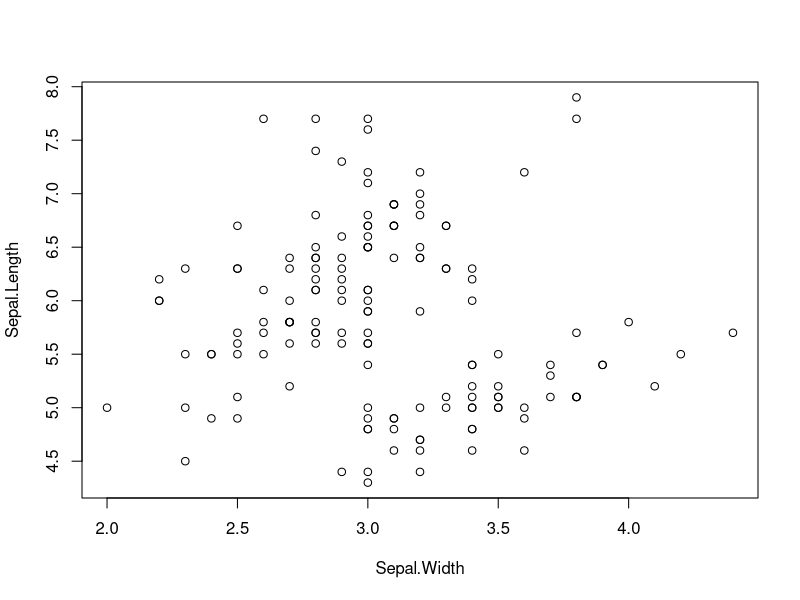
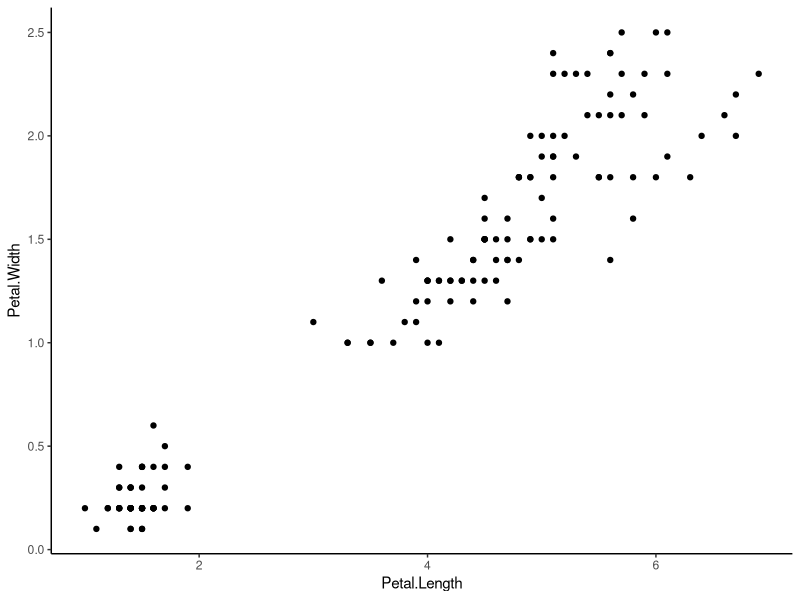
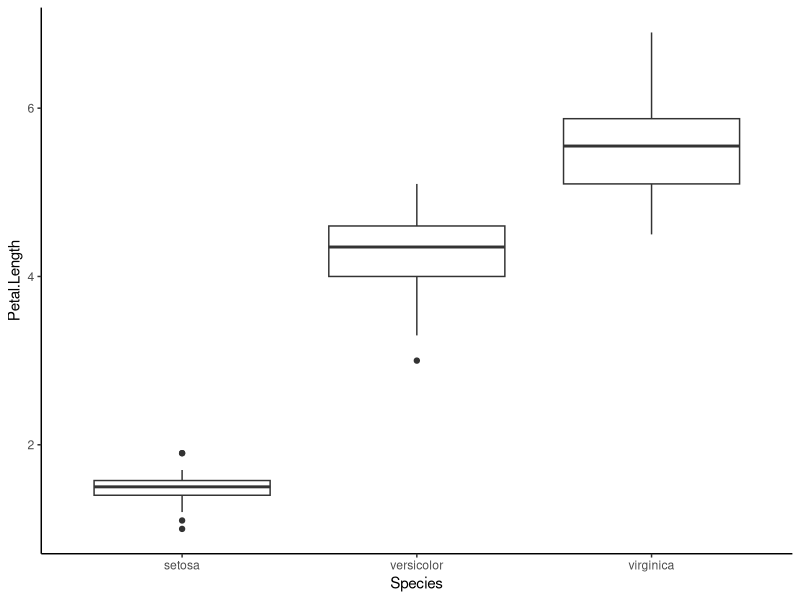

Here is the R script that generated these plots, in order:
##iris data

data("iris")
summary(iris)

plot(Sepal.Length ~ Sepal.Width, data = iris)

library(ggplot2)
ggplot(iris, aes(x= Petal.Length, y= Petal.Width)) +
  geom_point() +
  theme_classic()

ggplot(iris, aes(x= Species, y= Petal.Length)) +
  geom_boxplot() +
  theme_classic()